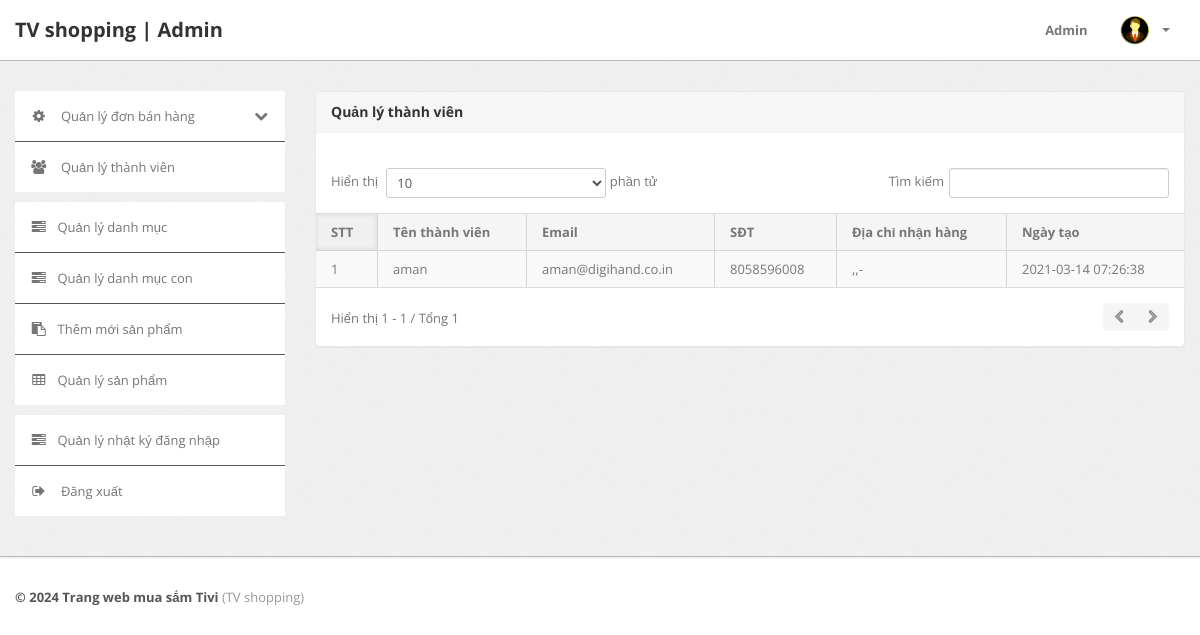
The page /admin/manage-users.php (signed in) on the database its author committed.
### tables this page shows
CREATE TABLE `users` (
  `id` int(11) NOT NULL,
  `name` varchar(255) DEFAULT NULL,
  `email` varchar(255) DEFAULT NULL,
  `contactno` bigint(11) DEFAULT NULL,
  `password` varchar(255) DEFAULT NULL,
  `shippingAddress` longtext DEFAULT NULL,
  `shippingState` varchar(255) DEFAULT NULL,
  `shippingCity` varchar(255) DEFAULT NULL,
  `shippingPincode` int(11) DEFAULT NULL,
  `billingAddress` longtext DEFAULT NULL,
  `billingState` varchar(255) DEFAULT NULL,
  `billingCity` varchar(255) DEFAULT NULL,
  `billingPincode` int(11) DEFAULT NULL,
  `regDate` timestamp NOT NULL DEFAULT current_timestamp(),
  `updationDate` varchar(255) DEFAULT NULL
);

### admin/manage-users.php (the view, shortened to what this page needs)
<?php
include ('include/config.php');
if (strlen($_SESSION['alogin']) == 0) {
	header('location:index.php');
} else {
	?>
	<!DOCTYPE html>
	<html lang="en">
	<head>
		<link type="text/css" href="bootstrap/css/bootstrap.min.css" rel="stylesheet">
		<link type="text/css" href="bootstrap/css/bootstrap-responsive.min.css" rel="stylesheet">
		<link type="text/css" href="css/theme.css" rel="stylesheet">
		<link type="text/css" href="images/icons/css/font-awesome.css" rel="stylesheet">
	</head>
	<body>
		<?php include ('include/header.php'); ?>
		<div class="wrapper">
			<div class="container">
				<div class="row">
					<?php include ('include/sidebar.php'); ?>
					<div class="span9">
						<div class="content">
							<div class="module">
								<div class="module-head">
									<h3>Quản lý thành viên</h3>
								</div>
								<div class="module-body table">
									<br />
									<table cellpadding="0" cellspacing="0" border="0"
										class="datatable-1 table table-bordered table-striped	 display" width="100%">
										<thead>
											<tr>
												<th>STT</th>
												<th>Tên thành viên</th>
												<th>Email</th>
												<th>SĐT</th>
												<th>Địa chỉ nhận hàng</th>
												<th>Ngày tạo</th>
											</tr>
										</thead>
										<tbody>
											<?php $query = mysqli_query($con, "select * from users");
											$cnt = 1;
											while ($row = mysqli_fetch_array($query)) {
												?>
												<tr>
													<td><?php echo htmlentities($cnt); ?></td>
													<td><?php echo htmlentities($row['name']); ?></td>
													<td><?php echo htmlentities($row['email']); ?></td>
													<td> <?php echo htmlentities($row['contactno']); ?></td>
													<td><?php echo htmlentities($row['shippingAddress'] . "," . $row['shippingCity'] . "," . $row['shippingState'] . "-" . $row['shippingPincode']); ?>
													</td>
													<td><?php echo htmlentities($row['regDate']); ?></td>
													<?php $cnt = $cnt + 1;
											} ?>
									</table>
								</div>
							</div>
						</div>
					</div>
				</div>
			</div>
		</div>
		<?php include ('include/footer.php'); ?>
	</body>
<?php } ?>

### admin/css/theme.css (style rules this page uses)
body { font-size: 13px; font-family: 'Open Sans', Arial, sans-serif; background: #fff; color: #777 }
h1, h2, h3, h4, h5, h6 { color: #333; margin-top: 0 }
h3 { font-size: 20px }
.wrapper { background: url(../images/bg.png) #eee; border-bottom: 1px solid #bbb; -webkit-box-shadow: 0 1px 2px rgba(0,0,0,0.1); -moz-box-shadow: 0 1px 2px rgba(0,0,0,0.1); box-shadow: 0 1px 2px rgba(0,0,0,0.1); padding: 30px 0 }
.module { background: #fff; -webkit-border-radius: 3px; -moz-border-radius: 3px; border-radius: 3px; border: 1px solid #ccc; border-bottom-color: #bbb; -webkit-box-shadow: 0 0 1px rgba(0,0,0,0.2); -moz-box-shadow: 0 0 1px rgba(0,0,0,0.2); box-shadow: 0 0 1px rgba(0,0,0,0.2); margin-bottom: 30px }
.table { margin-bottom: 0 }
.table th, .table td { border-color: #d5d5d5!important }
.table-bordered thead:first-child tr:first-child>th:first-child, .table-bordered tbody:first-child tr:first-child>td:first-child { -webkit-border-top-left-radius: 2px; -moz-border-radius-topleft: 2px; border-top-left-radius: 2px }
.table-bordered thead:first-child tr:first-child>th:last-child, .table-bordered tbody:first-child tr:first-child>td:last-child { -webkit-border-top-right-radius: 2px; -moz-border-radius-topright: 2px; border-top-right-radius: 2px }
.table-bordered thead:last-child tr:last-child>th:first-child, .table-bordered tbody:last-child tr:last-child>td:first-child, .table-bordered tfoot:last-child tr:last-child>td:first-child { -webkit-border-bottom-left-radius: 2px; -moz-border-radius-bottomleft: 2px; border-bottom-left-radius: 2px }
.table-bordered thead:last-child tr:last-child>th:last-child, .table-bordered tbody:last-child tr:last-child>td:last-child, .table-bordered tfoot:last-child tr:last-child>td:last-child { -webkit-border-bottom-right-radius: 2px; -moz-border-radius-bottomright: 2px; border-bottom-right-radius: 2px }
.module { box-shadow: 0 0 3px rgba(0,0,0,.1); border-color: #e9e9e9; margin-bottom: 20px; background-color: #fff; border-radius: 4px; -webkit-box-shadow: 0 1px 1px rgba(0,0,0,.05); box-shadow: 0 1px 1px rgba(0,0,0,.05); }
.module-head { color: #767676; background-color: #f6f6f6; border-color: #e9e9e9; padding: 10px 15px; border-bottom: 1px solid transparent; border-top-right-radius: 3px; border-top-left-radius: 3px; }
.module-head h3 { font-size: 14px; line-height: 20px; height: 20px; margin: 0 }
.module-body { padding: 15px }
.module-body.table { padding: 15px 0 }
.module-body.table .table th, .module-body.table .table td { padding-left: 15px; padding-right: 15px }
.dataTables_wrapper table th { background: #f5f5f5; cursor: pointer }
.dataTables_wrapper table th.sorting_asc, .dataTables_wrapper table th.sorting_desc { background: #f0f0f0; -webkit-box-shadow: 0 0 5px rgba(0,0,0,0.1) inset; -moz-box-shadow: 0 0 5px rgba(0,0,0,0.1) inset; box-shadow: 0 0 5px rgba(0,0,0,0.1) inset }
.dataTables_wrapper .table-bordered { -webkit-border-radius: 0; -moz-border-radius: 0; border-radius: 0; border-left: 0; border-right: 0 }
.dataTables_wrapper .table-bordered thead tr>th:first-child, .dataTables_wrapper .table-bordered tbody tr>td:first-child, .dataTables_wrapper .table-bordered tfoot tr>td:first-child, .dataTables_wrapper .table-bordered tfoot tr>th:first-child { border-left: 0 }
.dataTables_wrapper .table-bordered thead:first-child tr:first-child>th:first-child, .dataTables_wrapper .table-bordered tbody:first-child tr:first-child>td:first-child { -webkit-border-top-left-radius: 0; -moz-border-radius-topleft: 0; border-top-left-radius: 0 }
.dataTables_wrapper .table-bordered thead:first-child tr:first-child>th:last-child, .dataTables_wrapper .table-bordered tbody:first-child tr:first-child>td:last-child { -webkit-border-top-right-radius: 0; -moz-border-radius-topright: 0; border-top-right-radius: 0 }
.dataTables_wrapper .table-bordered thead:last-child tr:last-child>th:first-child, .dataTables_wrapper .table-bordered tbody:last-child tr:last-child>td:first-child, .dataTables_wrapper .table-bordered tfoot:last-child tr:last-child>td:first-child { -webkit-border-bottom-left-radius: 0; -moz-border-radius-bottomleft: 0; border-bottom-left-radius: 0 }
.dataTables_wrapper .table-bordered thead:last-child tr:last-child>th:last-child, .dataTables_wrapper .table-bordered tbody:last-child tr:last-child>td:last-child, .dataTables_wrapper .table-bordered tfoot:last-child tr:last-child>td:last-child { -webkit-border-bottom-right-radius: 0; -moz-border-radius-bottomright: 0; border-bottom-right-radius: 0 }

### rows shown on the page
users: name "aman", email "aman@digihand.co.in", contactno "8058596008", shippingAddress+shippingCity+shippingState ",,-", regDate "2021-03-14 07:26:38"
